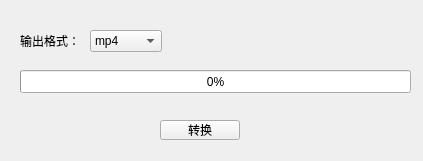
<?xml version="1.0" encoding="UTF-8"?>
<ui version="4.0">
 <class>audio_form</class>
 <widget class="QWidget" name="video_form">
  <property name="geometry">
   <rect>
    <x>0</x>
    <y>0</y>
    <width>423</width>
    <height>161</height>
   </rect>
  </property>
  <property name="windowTitle">
   <string>视频格式转换</string>
  </property>
  <widget class="QPushButton" name="convert_btn">
   <property name="geometry">
    <rect>
     <x>160</x>
     <y>120</y>
     <width>80</width>
     <height>20</height>
    </rect>
   </property>
   <property name="text">
    <string>转换</string>
   </property>
  </widget>
  <widget class="QProgressBar" name="progressBar">
   <property name="geometry">
    <rect>
     <x>20</x>
     <y>70</y>
     <width>391</width>
     <height>23</height>
    </rect>
   </property>
   <property name="value">
    <number>0</number>
   </property>
  </widget>
  <widget class="QComboBox" name="comboBox">
   <property name="geometry">
    <rect>
     <x>90</x>
     <y>30</y>
     <width>72</width>
     <height>22</height>
    </rect>
   </property>
   <item>
    <property name="text">
     <string>mp4</string>
    </property>
   </item>
   <item>
    <property name="text">
     <string>avi</string>
    </property>
   </item>
   <item>
    <property name="text">
     <string>mpg</string>
    </property>
   </item>
   <item>
    <property name="text">
     <string>mkv</string>
    </property>
   </item>
   <item>
    <property name="text">
     <string>gif</string>
    </property>
   </item>
   <item>
    <property name="text">
     <string>flv</string>
    </property>
   </item>
   <item>
    <property name="text">
     <string>mov</string>
    </property>
   </item>
  </widget>
  <widget class="QLabel" name="label">
   <property name="geometry">
    <rect>
     <x>20</x>
     <y>30</y>
     <width>61</width>
     <height>21</height>
    </rect>
   </property>
   <property name="text">
    <string>输出格式：</string>
   </property>
  </widget>
 </widget>
 <resources/>
 <connections/>
</ui>
